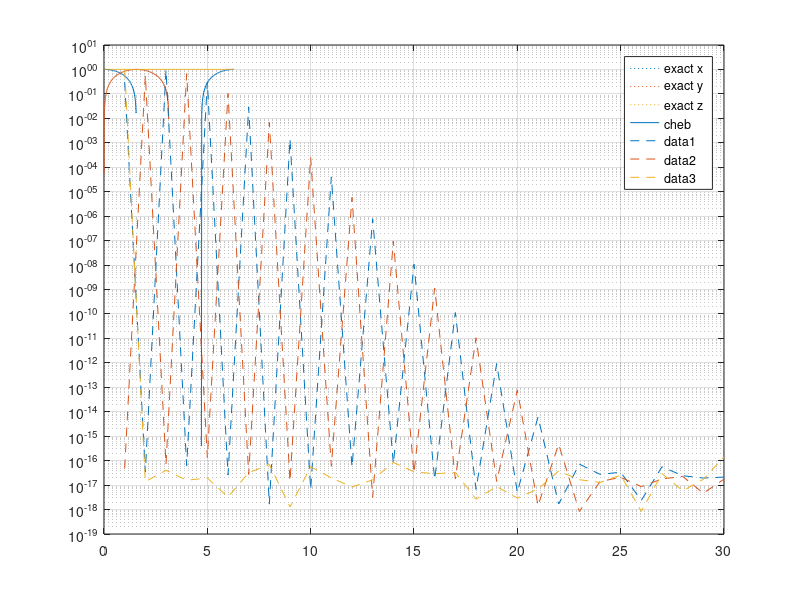

The MATLAB source for this figure: (Note: this script raises an error after producing the figure.)
clc; close all; clear; mua=[];
%
% cd     '/people/gesla/Documents/git/mtb-work/sn-stab/sn-mod-noack';
%

% Noack system
np=520; %r=24; 
nt=30; 

% mu=0.04; r=sqrt(mu); gm=1; %gamma
% mu=0.04+it*0.04; r=sqrt(mu); gm=1; %gamma
% mu=5; r=sqrt(mu); gm=1; %gamma
mu=2.005;
lam=mu;
delta=0.8*mu-0.8*2.8+1;
z=(1-sqrt(delta))/0.4;
r=sqrt(-z*(z-lam));

neq=3; %np=100; np=np+2;

%init
om1=1;
t=0:2*pi/(np-1):2*pi; u=r*cos(t*om1); v=r*sin(t*om1); w=z*ones(1,length(t));
T=2*pi/om1; x=u; y=v; z=w;

X=[x',y',z'];
%%

 X1=X;
tch=cos(0:pi/(np*1-1):pi)'; tch1=tch;

%
tch=(tch+1)/2*t(end); X=interp1(t,X,tch); X=[r*cos(tch*om1),r*sin(tch*om1),r^2*ones(length(tch),1)]; 

y=X; v2=[y;flipud(y(2:end-1,:))]; z=real(fft(v2)./length(v2)); a=z; a(2:end,:)=2*a(2:end,:); %z are cheb coeffs
zcut=z*0; zcut([1:nt,end-nt+2:end],:)=z([1:nt,end-nt+2:end],:); ycut=ifft(zcut).*length(zcut); ycut=ycut(1:end/2+1,:);

%  plot(t,X1,'--'); hold on; set(gca,"ColorOrderIndex",1);
plot(tch,y,':'); hold on; set(gca,"ColorOrderIndex",1);
plot(tch,ycut,'-'); hold on; set(gca,"ColorOrderIndex",1);
fprintf("cheb init approx accuracy: %4.2e\n",norm(y-ycut,"fro"));
grid on; legend("exact x ","exact y ","exact z ","cheb")
%
u=[reshape(real(a(1:nt,:).'),[3*nt,1])];
u(nt*3+1)=2*pi/t(end);
uinit=u;
% semilogy(abs(a(1:2:end,1)))

% % plot
% neq=3;
% xch=X*0;
% for i=0:nt-1
%     
%     xch(:,1)=xch(:,1)+u(i*neq+1).*cos(i*acos(tch1));
%     xch(:,2)=xch(:,2)+u(i*neq+2).*cos(i*acos(tch1));
%     xch(:,3)=xch(:,3)+u(i*neq+3).*cos(i*acos(tch1));
% end
% 
% plot(tch,xch,'o-'); hold on; set(gca,"ColorOrderIndex",1); %same as ycut
%
% collx=linspace(-1,1,nt)';
collx=-cos(0:pi/(nt*1-1):pi)';
%
close all;
semilogy(abs(reshape(uinit(1:end-1),[3,nt])'),'--'); hold on; grid on;
%%
% u=u*0; u(end-3)=1;
for i=1:10
[g,jac]=calculateRhsAndJac(3,nt,u,lam,om1,collx);

fprintf("it: %d \t norm(rhs): %4.2e\n",i,norm(g));

if(norm(g)<1e-12)
    break; 
end
u=u-jac\g;
%     u(4:6)'

end
semilogy(abs(reshape(u(1:end-1),[3,nt]))');
% pause;
%
% [U,S,V]=svds(jac(1:end-1,1:end-1),5,'smallest');
% [U,S,V]=svds(jac(1:end,1:end),5,'smallest');
%

% second stability

nt2=nt;
% l3=zeros(3,nt2*2); l3(1,1:nt2)=ones(1,nt2)*2-mod([0:nt2-1],2)*4; l3(1,1)=1; l31=reshape(l3,[3*nt2*2,1])';
% l3=zeros(3,nt2*2); l3(2,1:nt2)=ones(1,nt2)*2-mod([0:nt2-1],2)*4; l3(2,1)=1; l32=reshape(l3,[3*nt2*2,1])';
% l3=zeros(3,nt2*2); l3(3,1:nt2)=ones(1,nt2)*2-mod([0:nt2-1],2)*4; l3(3,1)=1; l33=reshape(l3,[3*nt2*2,1])';

l3=zeros(3,nt2); l3(1,1:nt2)=ones(1,nt2); r31=reshape(l3,[3*nt2,1])';
l3=zeros(3,nt2); l3(2,1:nt2)=ones(1,nt2);  r32=reshape(l3,[3*nt2,1])';
l3=zeros(3,nt2); l3(3,1:nt2)=ones(1,nt2);  r33=reshape(l3,[3*nt2,1])';


jmod=full(jac(1:end-1,1:end-1));%-b*j2hm+b;
ind=nt*3+1-3;
% jmod(ind,:)=l31;
% jmod(ind+1,:)=l32;
% jmod(ind+2,:)=l33;

bmod=jmod*0;
bmod(ind,:)=r31;
bmod(ind+1,:)=r32;
bmod(ind+2,:)=r33;
%
[evc,evs]=eig(full(jmod),full(bmod)); evs=diag(evs); b=abs(evs)<Inf; evs=evs(b); evc=evc(:,b);

evsAnal=[0;(-1-sqrt(1-8*mu))/2;(-1+sqrt(1-8*mu))/2;];
flmult=exp(evsAnal*T);

fprintf("Result || \n");
fprintf("Analytical fl mult:\n");
disp(sort(flmult'));
fprintf("Numerical fl mult:\n");
flnum=1./(1-evs)';
disp(sort(flnum));
fprintf("Diff:\n");
disp(sort(flnum)-sort(flmult'));
% save("flnum-"+num2str(nt)+".mat",'nt','flnum','flmult');
% close all;
% visu
close all;
up=u;
neq=3;
xch=X*0;
for i=0:nt-1    
    xch(:,1)=xch(:,1)+up(i*neq+1).*cos(i*acos(tch1));
    xch(:,2)=xch(:,2)+up(i*neq+2).*cos(i*acos(tch1));
    xch(:,3)=xch(:,3)+up(i*neq+3).*cos(i*acos(tch1));
end

% plot(tch,xch,'-'); hold on; set(gca,"ColorOrderIndex",1); %same as ycut
plot3(xch(:,1),xch(:,2),xch(:,3),'-'); hold on; plot3(xch(1,1),xch(1,2),xch(1,3),'>'); hold on; 
grid on; hold on;

%

% up=u+[V(:,5);0];
up=u+[evc(:,2);0]+[evc(:,1);0];
% up=uinit;
neq=3;
xch=X*0;
for i=0:nt-1    
    xch(:,1)=xch(:,1)+up(i*neq+1).*cos(i*acos(tch1));
    xch(:,2)=xch(:,2)+up(i*neq+2).*cos(i*acos(tch1));
    xch(:,3)=xch(:,3)+up(i*neq+3).*cos(i*acos(tch1));
end

% plot(tch,xch,'-'); hold on; set(gca,"ColorOrderIndex",1); %same as ycut
plot3(xch(:,1),xch(:,2),xch(:,3),'-'); hold on; plot3(xch(1,1),xch(1,2),xch(1,3),'>'); hold on; 
grid on; hold on;

%% post conv
clc; clear; close all;
ll=importdata("list");
fl=[]; nt=[];
for i=1:length(ll)
    a=importdata(ll{i}); a2=a;
    nt=[nt;a.nt]; fl=[fl;sort(a.flnum)];
end

[a,b]=sort(nt); nt=nt(b); fl=fl(b,:);
%%
close all;
semilogy(nt,abs(fl-fl./fl.*sort(a2.flmult)'))
legend(num2str(sort(a2.flmult)))
